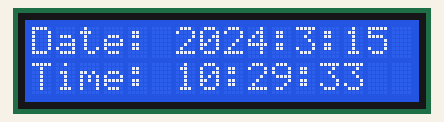
This sketch was run on a simulated Arduino Uno, built with avr-gcc and run on an emulated ATmega328P. Parts: 16×2 character LCD. The local clock reads 2024-03-15 10:24:30 at power-on unless the sketch sets it; what the sketch prints to the serial monitor is not drawn.

Above: at 3.2 s.
At 7.4 s:
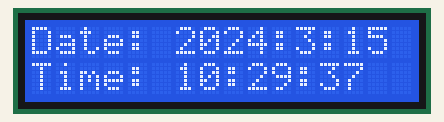
At 11.5 s:
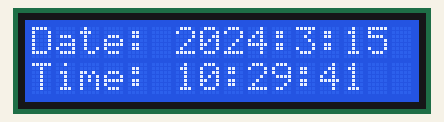
At 20.8 s:
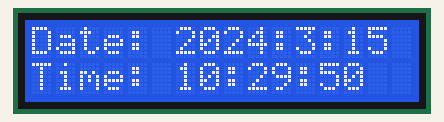
At 29.1 s:
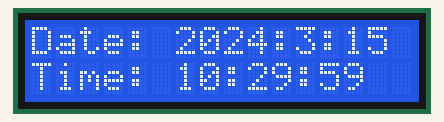
At 38.5 s:
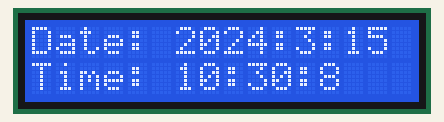

The sketch:

ds3231LCD.ino
```cpp
#include <Wire.h>
#include "RTClib.h"
#include <LiquidCrystal_I2C.h>

LiquidCrystal_I2C lcd(0x27, 16, 2);
RTC_DS3231 rtc;

char daysOfTheWeek[7][12] = {"SUN", "MON", "TUE", "WED", "THU", "FRI", "SAT"};

void setup ()
{
  Serial.begin(9600);
  delay(3000); // wait for console opening

  if (! rtc.begin()) {
    Serial.println("Couldn't find RTC");
    while (1);
  }

  if (rtc.lostPower()) {
    rtc.adjust(DateTime(F(__DATE__), F(__TIME__)));
  }

  lcd.begin(16,2);
  lcd.init();

  lcd.backlight();
}

void loop ()
{
    DateTime now = rtc.now();

    Serial.println("Current Date & Time: ");
    Serial.print(now.year(), DEC);
    Serial.print('/');
    Serial.print(now.month(), DEC);
    Serial.print('/');
    Serial.print(now.day(), DEC);
    Serial.print(" (");
    Serial.print(daysOfTheWeek[now.dayOfTheWeek()]);
    Serial.print(") ");
    Serial.print(now.hour(), DEC);
    Serial.print(':');
    Serial.print((now.minute()+5), DEC);
    Serial.print(':');
    Serial.print(now.second(), DEC);
    Serial.println();


    lcd.setCursor(0, 0);
    lcd.print("Date: ");
    lcd.setCursor(0, 1);
    lcd.print("Time: ");

    lcd.setCursor(6, 0);
    lcd.print(now.year(), DEC);
    lcd.print(":");
    lcd.print(now.month(), DEC);
    lcd.print(":");
    lcd.print(now.day(), DEC);

    lcd.setCursor(6, 1);
    lcd.print(now.hour(), DEC);
    lcd.print(":");
    lcd.print(now.minute()+5, DEC);
    lcd.print(":");
    lcd.print(now.second(), DEC);

    Serial.println();
    delay(1000);
    lcd.clear();
}
```

Measured:
- what the display in image 0 shows lasts 1.0 s, from 3.2 s to 4.2 s
